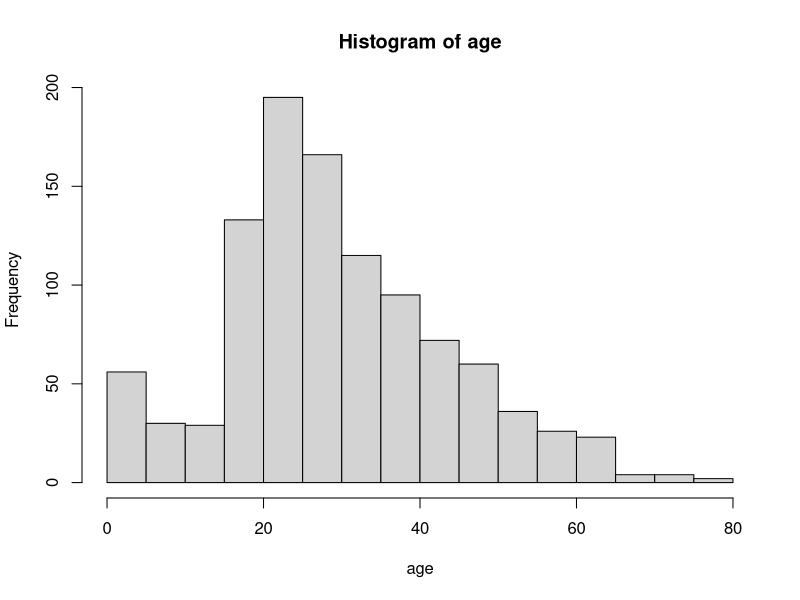
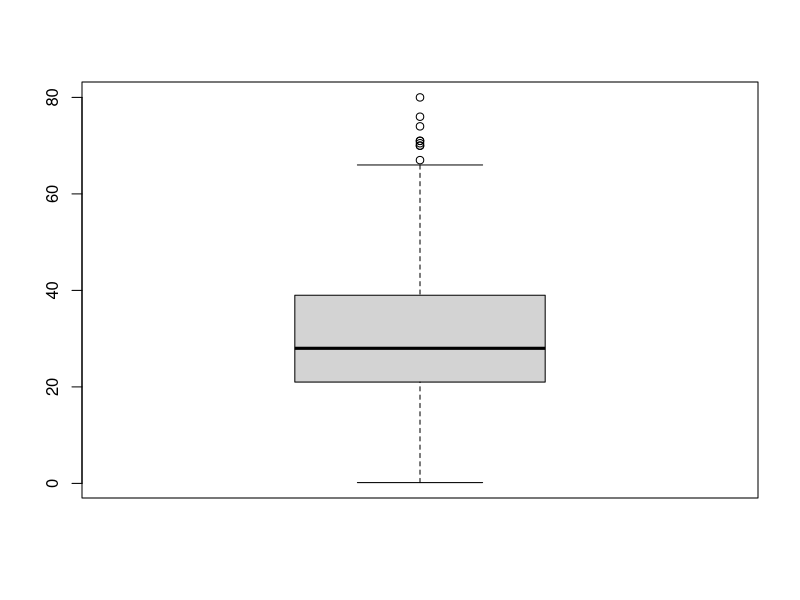
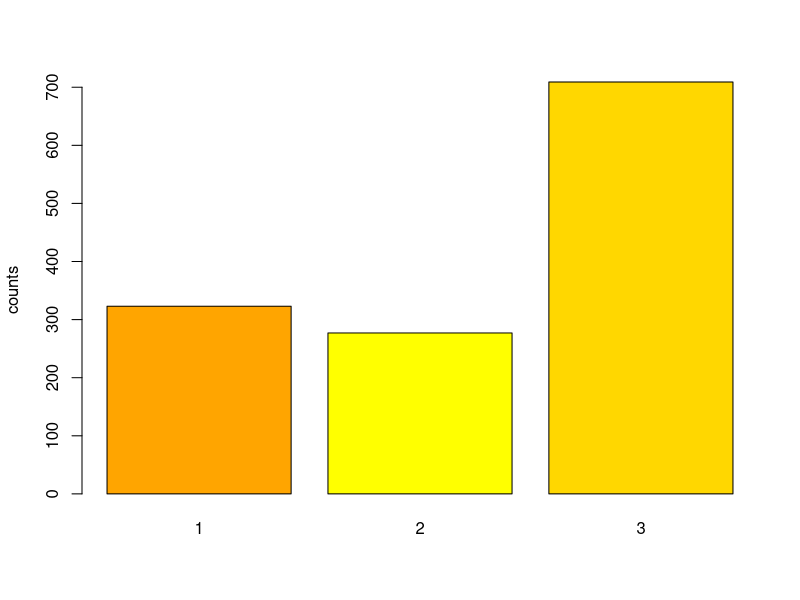
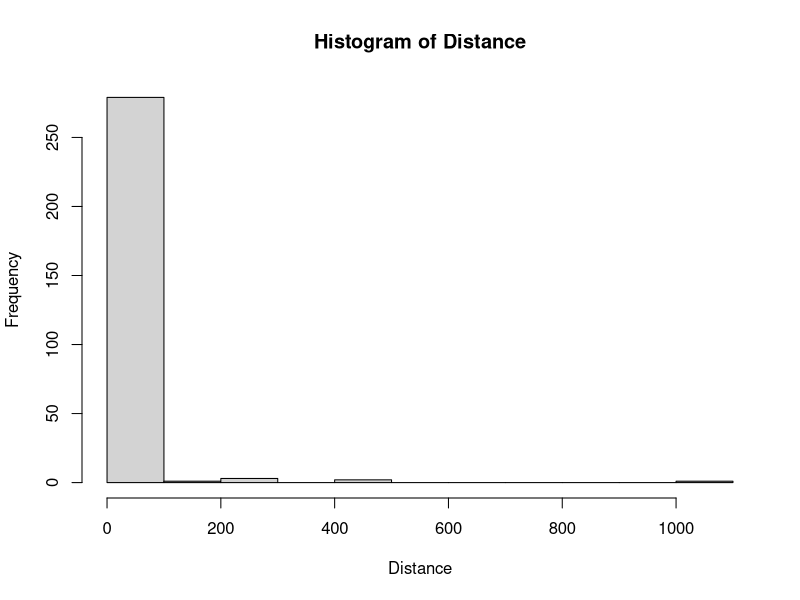
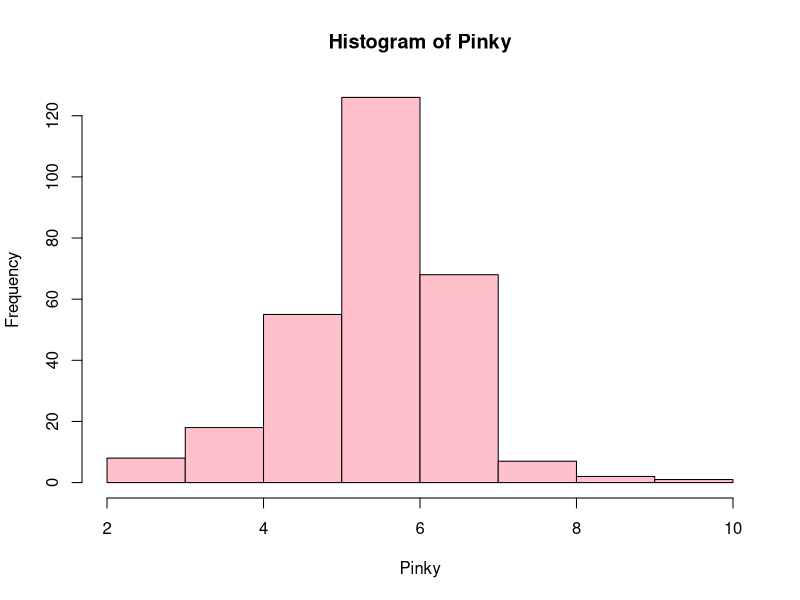
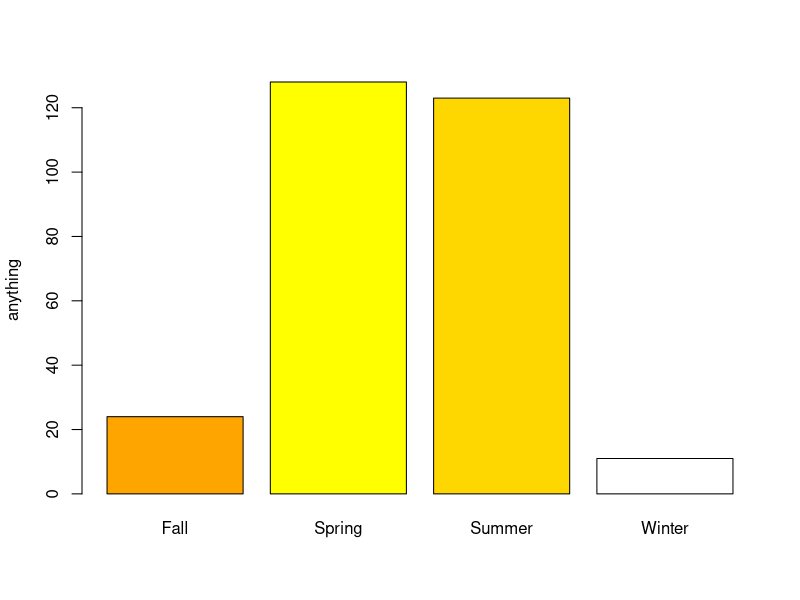

Write R code to recreate these figures, in order.
#Tutorial day 2
#if you type a hashtag you can make notes and the program recognises that this is not code

#where is R currently storing and loading your data from?
getwd()
"/Users/henrikvonwehrden"

#this is how you set your working directory on a Mac, 
#you need to adjust it to the location of the txt or csv file on YOUR computer!This basically tells R where to find the data:
setwd("/Users/henrikvonwehrden/Tutorial_Stats")
#with a Windows computer it looks slightly different:
setwd("C:\\")
#for Windows Rstudio:
setwd("C:/")


#next load data:
day2<-read.table("Titanic_R.txt",header=T)


#next attach data (after this you can refer to the data as "day2", this could have been any name)
attach(day2)

#if you just type the name you can see the table
day2
#if you type head you can see the first few lines
head(day2)
#this returns the structure of your data
str(day2)

#summarizing statistics
summary(day2)

#this will create a histogram of the age data
hist(age)

#if you want help for a certain command just type a "?" before the command, here the information under the heading "Details" could be interesting for you
?hist

boxplot(day2$age)

#for a barplot the data has to be in a matrix format, therefore the "table" command
table(class_level)

#drawing a barplot
barplot(table(class_level),ylab="counts",col=c("orange","yellow","gold"))

#if you want to look at the colour options in R:
colours()

#a table out of two variables
table(survived,class_level)

#now load the survey data!
#for a csv file the command is slightly different

survey<-read.csv("survey24cleaned.csv",header=T, sep=",")
attach(survey)
str(survey)
#inspect the data
head(survey)
hist(Distance)
hist(Pinky,col="pink")
barplot(table(Season),ylab="anything",col=c("orange","yellow","gold","white"))
attach(survey)
table(Season)
?na.omit
survey2<-na.omit(survey)
str(survey2)
